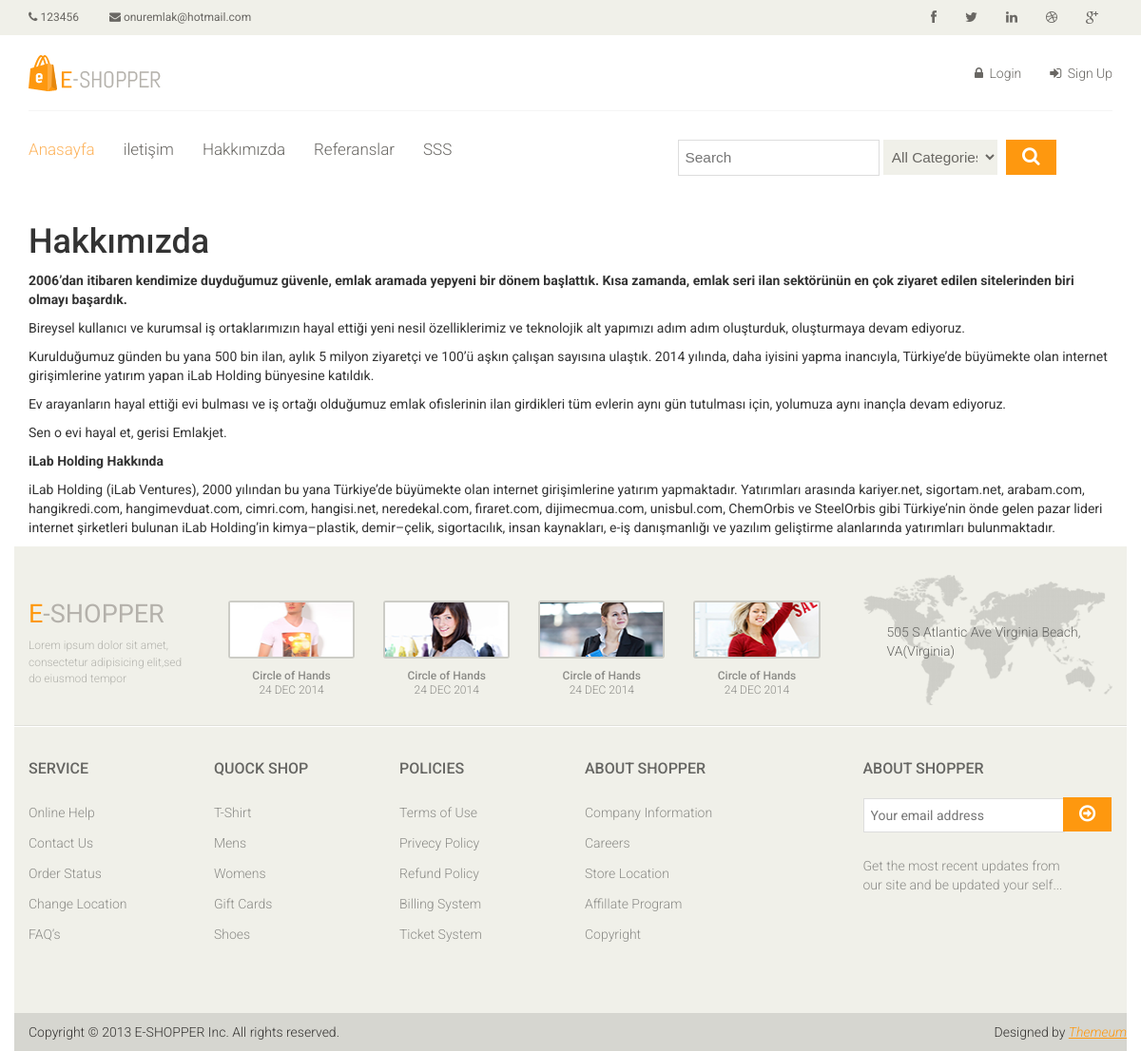
Screenshot of /hakkimizda/ with the database file from the repository.
### home/models.py (models this page shows, shortened)
class Setting(models.Model):
    STATUS = (
        ('True', 'Evet'),
        ('False', 'Hayır'),
    )
    title = models.CharField(max_length=150)
    keywords = models.CharField(max_length=255)
    description = models.CharField(max_length=255)
    company = models.CharField(max_length=50)
    address = models.CharField(max_length=50, blank=True)
    phone = models.CharField(max_length=50, blank=True)
    fax = models.CharField(max_length=50, blank=True)
    email = models.CharField(max_length=50, blank=True)
    smtpserver = models.CharField(max_length=50, blank=True)
    smtpemail = models.CharField(max_length=50, blank=True)
    smtppassword = models.CharField(max_length=50, blank=True)
    smtpport = models.CharField(max_length=50, blank=True)
    icon = models.ImageField(blank=True, upload_to='images/')
    facebook = models.CharField(max_length=50, blank=True)
    instagram = models.CharField(max_length=50, blank=True)
    twitter = models.CharField(max_length=50, blank=True)
    aboutus = RichTextUploadingField(blank=True)
    contact = RichTextUploadingField(blank=True)
    references = RichTextUploadingField(blank=True)
    status = models.CharField(max_length=10, choices=STATUS)
    create_at = models.DateTimeField(auto_now_add=True)
    update_at = models.DateTimeField(auto_now=True)

### home/views.py (the view)
# urls.py: path('hakkimizda/', views.hakkimizda, name='hakkimizda'),
def hakkimizda(request):
    setting = Setting.objects.get(pk=1)
    category = Category.objects.all()
    context = {'setting': setting,
               'category': category}
    return render(request, 'hakkimizda.html', context)

### home/templates/hakkimizda.html (shortened to what this page needs)
{% extends "homebase.html" %}
{% block body %}
<div id="contact-page" class="container">
    	<div class="bg">
            {{ setting.aboutus|safe }}
    	</div>
    </div>
{% endblock %}

### home/templates/header.html (shortened to what this page needs)
{% load static %}
<link rel="stylesheet" href="https://ajax.googleapis.com/ajax/libs/jqueryui/1.11.4/themes/smoothness/jquery-ui.css">
<header id="header">
    <div class="header_top">
        <div class="container">
            <div class="row">
                <div class="col-sm-6">
                    <div class="contactinfo">
                        <ul class="nav nav-pills">
                            <li><a href="#"><i class="fa fa-phone"></i> {{ setting.phone}}</a></li>
                            <li><a href="#"><i class="fa fa-envelope"></i> {{ setting.email}}</a></li>
                        </ul>
                    </div>
                </div>
                <div class="col-sm-6">
                    <div class="social-icons pull-right">
                        <ul class="nav navbar-nav">
                            <li><a href="https://tr-tr.facebook.com/onuremlak26"target="_blank"><i class="fa fa-facebook"></i></a></li>
                            <li><a href="#"><i class="fa fa-twitter"></i></a></li>
                            <li><a href="#"><i class="fa fa-linkedin"></i></a></li>
                            <li><a href="#"><i class="fa fa-dribbble"></i></a></li>
                            <li><a href="#"><i class="fa fa-google-plus"></i></a></li>
                        </ul>
                    </div>
                </div>
            </div>
        </div>
    </div>
    <div class="header-middle">
        <div class="container">
            <div class="row">
                <div class="col-sm-4">
                    <div class="logo pull-left">
                        <a href="/"><img src="{% static 'images/home/logo.png' %}" alt=""></a>
                    </div>
                </div>
                <div class="col-sm-8">
                    <div class="shop-menu pull-right">
                        <ul class="nav navbar-nav">
                            {% if user.id is not None %}
                                <li><a href="/user/"><i class="fa fa-user"></i> {{ user.username }}</a></li>
                                <li><a href="/logout/"><i class="fa fa-sign-out"></i> Logout</a></li>
                            {% else %}
                                <li><a href="/login/"><i class="fa fa-lock"></i> Login</a></li>
                                <li><a href="/signup/"><i class="fa fa-sign-in"></i> Sign Up</a></li>
                            {% endif %}
                        </ul>
                    </div>
                </div>
            </div>
        </div>
    </div>
    <div class="header-bottom">
        <div class="container">
            <div class="row">
                <div class="col-sm-7">
                    <div class="mainmenu pull-left">
                        <ul class="nav navbar-nav collapse navbar-collapse">
                            <li><a href="/home" class="active">Anasayfa</a></li>
                            <li><a href="/iletisim">iletişim</a></li>
                            <li><a href="/hakkimizda">Hakkımızda</a></li>
                            <li><a href="/referanslar">Referanslar</a></li>
                            <li><a href="/sss">SSS</a></li>
                        </ul>
                    </div>
                </div>
                <div class="col-sm-5">
                    <div class="ui-widget">
                        <form action="/search/" method="post" class="searchform">
                            <input id="query" name="query" type="text" placeholder="Search">
                            {% load mptt_tags %}
                            <select name="catid" style="width: 120px;height: 37px;margin-right: 10px;">
                                <option value="0">All Categories</option>
                            </select>
                            <button class="btn btn-default"><i class="fa fa-search"></i></button>
                        </form>
                    </div>
                </div>
            </div>
        </div>
    </div>
</header>

### home/static/css/main.css (style rules this page uses)
body { font-family: 'Roboto', sans-serif; background:; position: relative; font-weight:400px; }
ul li { list-style: none; }
a { -webkit-transition: 300ms; -moz-transition: 300ms; -o-transition: 300ms; transition: 300ms; }
h1, h2, h3, h4, h5, h6 { font-family: 'Roboto', sans-serif; }
.header_top { background: none repeat scroll 0 0 #F0F0E9; }
.contactinfo ul li:first-child { margin-left: -15px; }
.contactinfo ul li a { font-size: 12px; color: #696763; font-family: 'Roboto', sans-serif; }
.social-icons ul li a { border: 0 none; border-radius: 0; color: #696763; padding:0px; }
.social-icons ul li { display:inline-block; }
.social-icons ul li a i { padding: 11px 15px; transition: all 0.9s ease 0s; -moz-transition: all 0.9s ease 0s; -webkit-transition: all 0.9s ease 0s; -o-transition: all 0.9s ease 0s; }
.header-middle .container .row { border-bottom: 1px solid #f5f5f5; margin-left: 0; margin-right: 0; padding-bottom: 20px; padding-top: 20px; }
.header-middle .container .row .col-sm-4 { padding-left: 0; }
.header-middle .container .row .col-sm-8 { padding-right:0; }
.shop-menu ul li { display:inline-block; padding-left: 15px; padding-right: 15px; }
.shop-menu ul li:last-child { padding-right: 0; }
.shop-menu ul li a { background: #FFFFFF; color: #696763; font-family: 'Roboto', sans-serif; font-size: 14px; font-weight: 300; padding:0; padding-right: 0; margin-top: 10px; }
.shop-menu ul li a i { margin-right:3px; }
.header-bottom { padding-bottom: 30px; padding-top: 30px; }
.navbar-collapse.collapse { padding-left: 0; }
.mainmenu ul li { padding-right: 15px; padding-left: 15px; }
.mainmenu ul li:first-child { padding-left: 0px; }
.mainmenu ul li a { color: #696763; font-family: 'Roboto', sans-serif; font-size: 17px; font-weight: 300; padding: 0; padding-bottom: 10px; }
.mainmenu ul li a:hover, .mainmenu ul li a.active, .shop-menu ul li a.active { background:none; color:#fdb45e; }
.searchform input { border: 1px solid #DDDDDD; color: #CCCCC6; font-family: 'Roboto', sans-serif; font-size: 14px; margin-top: 0; outline: medium none; padding: 7px; width: 212px; }
.searchform button { background: #FE980F; border: medium none; border-radius: 0; margin-left: -5px; margin-top: -3px; padding: 7px 17px; }
.searchform button i { color: #FFFFFF; font-size: 20px; }
.user_info input, select, textarea { background: #F0F0E9; border:0; color: #696763; padding: 5px; width: 100%; border-radius: 0; resize: none }

### rows the page displays
Setting: phone "123456", email "onuremlak@hotmail.com", aboutus "Hakkımızda 2006’dan itibaren kendimize duyduğumuz güvenle, emlak aramada yepyeni bir dönem başlattık. Kısa zamanda, emlak seri ilan sektörünün en çok ziyaret edilen sitelerinden biri olmayı başardık. Bireysel kullanıcı ve kurumsal iş ortaklarımızın hayal ettiği yeni nesil özelliklerimiz ve teknolojik alt yapımızı adım adım oluşturduk, oluşturmaya devam ediyoruz. Kurulduğumuz günden bu yana 500 bin ilan, aylık 5 milyon ziyaretçi ve 100’ü aşkın çalışan sayısına ulaştık. 2014 yılında, daha iyisini yapma inancıyla, Türkiye’de büyümekte olan internet girişimlerine yatırım yapan iLab Holding bünyesine katıldık. Ev arayanların hayal ettiği evi bulması ve iş ortağı olduğumuz emlak ofislerinin ilan…"
